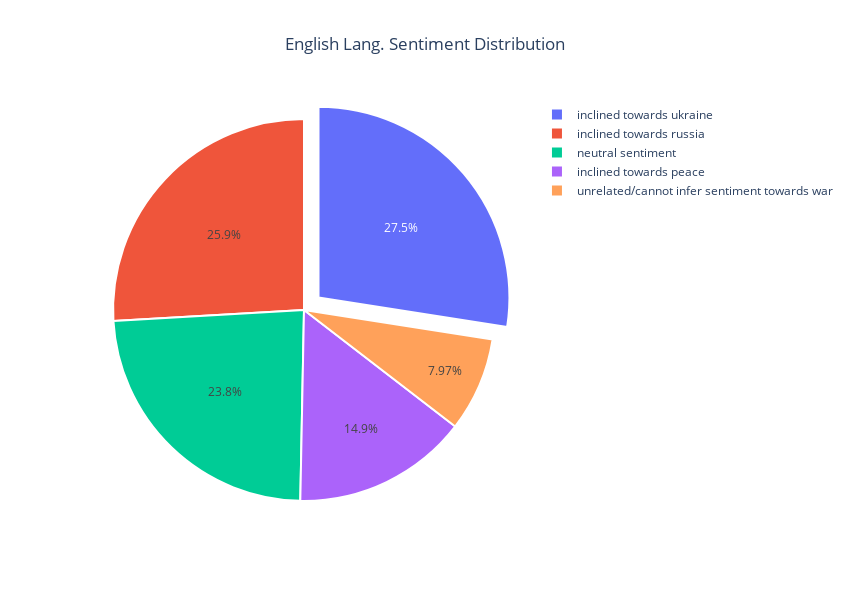

Notebook code cell kept with this figure:
### Code cell
import plotly.graph_objects as go

data = {'inclined towards ukraine': 534, 'inclined towards russia': 504, 'neutral sentiment': 462, 'inclined towards peace': 289, 'unrelated/cannot infer sentiment towards war': 155}

labels = list(data.keys())
values = list(data.values())

# Find the index of the max value
max_index = values.index(max(values))

# Generate a list to specify pull for each slice
pull_values = [0.1 if i == max_index else 0 for i in range(len(labels))]

fig = go.Figure(data=[go.Pie(labels=labels, values=values, pull=pull_values, marker=dict(line=dict(color='white', width=2)))])

fig.update_layout(title="English Lang. Sentiment Distribution", title_x=0.5,height=600, width=850)

fig.show()

### Figure 1 — Plotly figure (JSON) as saved in the notebook; plotly's stock layout.template omitted (floating-point values rounded to 4 significant figures)
{"data": [{"labels": ["inclined towards ukraine", "inclined towards russia", "neutral sentiment", "inclined towards peace", "unrelated/cannot infer sentiment towards war"], "marker": {"line": {"color": "white", "width": 2}}, "pull": [0.1, 0, 0, 0, 0], "type": "pie", "values": [534, 504, 462, 289, 155]}], "layout": {"height": 600, "title": {"text": "English Lang. Sentiment Distribution", "x": 0.5}, "width": 850}}
